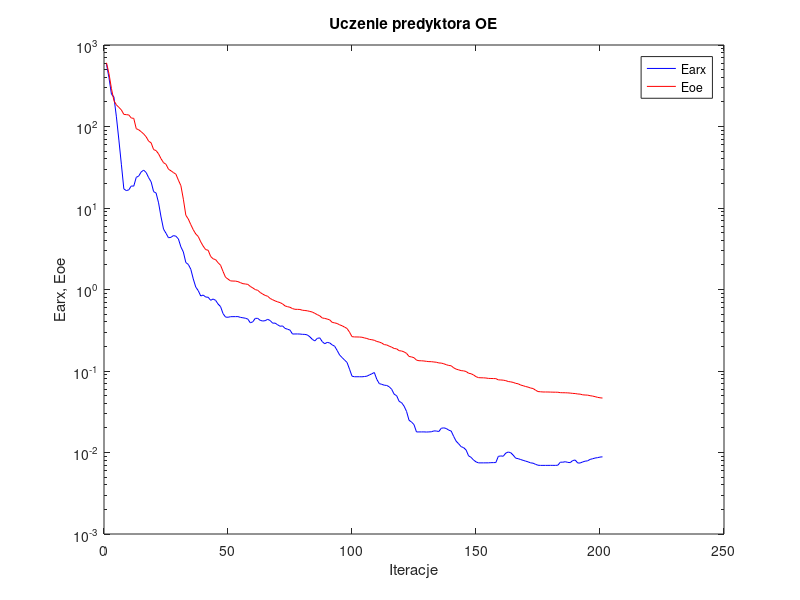
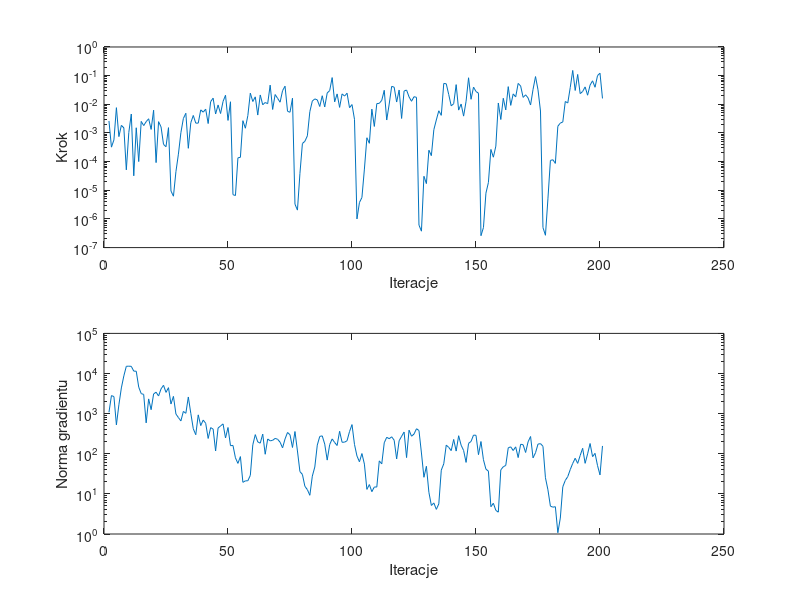

MATLAB code for these plots, in order:
%uczenie predyktora oe
clear all;
n=0; farx(n+1)=5.819426e+002; foe(n+1)=6.052348e+002; wspucz(n+1)=0.000000e+000; ng(n+1)=0.000000e+000;
%odnowa zmiennej metryki
n=1; farx(n+1)=3.979177e+002; foe(n+1)=4.456059e+002; krok(n+1)=2.621411e-003; ng(n+1)=1.079058e+003;
n=2; farx(n+1)=2.494719e+002; foe(n+1)=2.920496e+002; krok(n+1)=3.199854e-004; ng(n+1)=2.818139e+003;
n=3; farx(n+1)=2.298169e+002; foe(n+1)=2.075446e+002; krok(n+1)=5.723719e-004; ng(n+1)=2.661295e+003;
n=4; farx(n+1)=1.313445e+002; foe(n+1)=1.843409e+002; krok(n+1)=7.632150e-003; ng(n+1)=5.243237e+002;
n=5; farx(n+1)=6.818968e+001; foe(n+1)=1.716196e+002; krok(n+1)=7.459007e-004; ng(n+1)=1.660991e+003;
n=6; farx(n+1)=3.443144e+001; foe(n+1)=1.597439e+002; krok(n+1)=1.841613e-003; ng(n+1)=4.378718e+003;
n=7; farx(n+1)=1.715101e+001; foe(n+1)=1.408620e+002; krok(n+1)=1.508794e-003; ng(n+1)=8.738822e+003;
n=8; farx(n+1)=1.635215e+001; foe(n+1)=1.398067e+002; krok(n+1)=5.161420e-005; ng(n+1)=1.514376e+004;
n=9; farx(n+1)=1.670861e+001; foe(n+1)=1.386618e+002; krok(n+1)=1.038427e-003; ng(n+1)=1.522536e+004;
n=10; farx(n+1)=1.863280e+001; foe(n+1)=1.270730e+002; krok(n+1)=4.575114e-003; ng(n+1)=1.511163e+004;
n=11; farx(n+1)=1.855066e+001; foe(n+1)=1.258491e+002; krok(n+1)=3.204087e-005; ng(n+1)=1.147066e+004;
n=12; farx(n+1)=2.378383e+001; foe(n+1)=9.403198e+001; krok(n+1)=1.518185e-003; ng(n+1)=1.141453e+004;
n=13; farx(n+1)=2.467163e+001; foe(n+1)=9.111160e+001; krok(n+1)=1.003955e-004; ng(n+1)=4.578702e+003;
n=14; farx(n+1)=2.771386e+001; foe(n+1)=8.629640e+001; krok(n+1)=2.531421e-003; ng(n+1)=3.159484e+003;
n=15; farx(n+1)=2.914160e+001; foe(n+1)=8.100522e+001; krok(n+1)=1.810600e-003; ng(n+1)=3.010267e+003;
n=16; farx(n+1)=2.725355e+001; foe(n+1)=7.470623e+001; krok(n+1)=2.476767e-003; ng(n+1)=5.892572e+002;
n=17; farx(n+1)=2.355667e+001; foe(n+1)=6.604852e+001; krok(n+1)=3.127663e-003; ng(n+1)=2.328886e+003;
n=18; farx(n+1)=2.096236e+001; foe(n+1)=6.308536e+001; krok(n+1)=1.329544e-003; ng(n+1)=1.255311e+003;
n=19; farx(n+1)=1.588411e+001; foe(n+1)=5.210044e+001; krok(n+1)=6.223487e-003; ng(n+1)=3.095478e+003;
n=20; farx(n+1)=1.526478e+001; foe(n+1)=5.061958e+001; krok(n+1)=9.242591e-005; ng(n+1)=3.423049e+003;
n=21; farx(n+1)=1.157641e+001; foe(n+1)=4.619011e+001; krok(n+1)=2.480280e-003; ng(n+1)=2.749771e+003;
n=22; farx(n+1)=7.758550e+000; foe(n+1)=4.024298e+001; krok(n+1)=1.627799e-003; ng(n+1)=4.141865e+003;
n=23; farx(n+1)=5.512416e+000; foe(n+1)=3.601561e+001; krok(n+1)=3.994081e-004; ng(n+1)=5.088281e+003;
n=24; farx(n+1)=4.895774e+000; foe(n+1)=3.437106e+001; krok(n+1)=3.310624e-004; ng(n+1)=3.384786e+003;
n=25; farx(n+1)=4.313106e+000; foe(n+1)=2.990074e+001; krok(n+1)=1.532691e-003; ng(n+1)=4.441529e+003;
%odnowa zmiennej metryki
n=26; farx(n+1)=4.368420e+000; foe(n+1)=2.861202e+001; krok(n+1)=9.464566e-006; ng(n+1)=1.737437e+003;
n=27; farx(n+1)=4.587049e+000; foe(n+1)=2.721547e+001; krok(n+1)=6.210948e-006; ng(n+1)=2.693862e+003;
n=28; farx(n+1)=4.506486e+000; foe(n+1)=2.597936e+001; krok(n+1)=4.461789e-005; ng(n+1)=9.794701e+002;
n=29; farx(n+1)=4.173233e+000; foe(n+1)=2.194822e+001; krok(n+1)=1.821668e-004; ng(n+1)=7.983541e+002;
n=30; farx(n+1)=3.336330e+000; foe(n+1)=1.879570e+001; krok(n+1)=1.021844e-003; ng(n+1)=6.589625e+002;
n=31; farx(n+1)=2.884050e+000; foe(n+1)=1.282253e+001; krok(n+1)=3.195265e-003; ng(n+1)=1.135018e+003;
n=32; farx(n+1)=2.139562e+000; foe(n+1)=8.142165e+000; krok(n+1)=4.866267e-003; ng(n+1)=1.018799e+003;
n=33; farx(n+1)=2.030800e+000; foe(n+1)=7.317862e+000; krok(n+1)=2.915196e-004; ng(n+1)=2.601949e+003;
n=34; farx(n+1)=1.771786e+000; foe(n+1)=6.250225e+000; krok(n+1)=2.282102e-003; ng(n+1)=1.018686e+003;
n=35; farx(n+1)=1.347052e+000; foe(n+1)=5.406902e+000; krok(n+1)=4.080593e-003; ng(n+1)=4.193329e+002;
n=36; farx(n+1)=1.071056e+000; foe(n+1)=4.800591e+000; krok(n+1)=2.204222e-003; ng(n+1)=2.982626e+002;
n=37; farx(n+1)=9.679083e-001; foe(n+1)=4.470716e+000; krok(n+1)=2.201622e-003; ng(n+1)=9.324047e+002;
n=38; farx(n+1)=8.329155e-001; foe(n+1)=3.845914e+000; krok(n+1)=6.390530e-003; ng(n+1)=5.036138e+002;
n=39; farx(n+1)=8.548774e-001; foe(n+1)=3.403004e+000; krok(n+1)=5.320104e-003; ng(n+1)=6.910273e+002;
n=40; farx(n+1)=8.086925e-001; foe(n+1)=3.086238e+000; krok(n+1)=6.757425e-003; ng(n+1)=5.754257e+002;
n=41; farx(n+1)=8.032282e-001; foe(n+1)=3.032735e+000; krok(n+1)=2.130452e-003; ng(n+1)=2.406308e+002;
n=42; farx(n+1)=7.371682e-001; foe(n+1)=2.545113e+000; krok(n+1)=1.238474e-002; ng(n+1)=4.478609e+002;
n=43; farx(n+1)=7.646582e-001; foe(n+1)=2.380130e+000; krok(n+1)=1.640492e-002; ng(n+1)=4.129061e+002;
n=44; farx(n+1)=7.360000e-001; foe(n+1)=2.325947e+000; krok(n+1)=4.586643e-003; ng(n+1)=1.173343e+002;
n=45; farx(n+1)=6.630656e-001; foe(n+1)=2.130638e+000; krok(n+1)=9.486201e-003; ng(n+1)=4.383091e+002;
n=46; farx(n+1)=6.164544e-001; foe(n+1)=1.984798e+000; krok(n+1)=4.766707e-003; ng(n+1)=4.930722e+002;
n=47; farx(n+1)=5.059633e-001; foe(n+1)=1.664739e+000; krok(n+1)=1.256724e-002; ng(n+1)=5.549744e+002;
n=48; farx(n+1)=4.589421e-001; foe(n+1)=1.412613e+000; krok(n+1)=2.067140e-002; ng(n+1)=2.473121e+002;
n=49; farx(n+1)=4.563661e-001; foe(n+1)=1.342442e+000; krok(n+1)=2.739044e-003; ng(n+1)=4.515533e+002;
n=50; farx(n+1)=4.638368e-001; foe(n+1)=1.275899e+000; krok(n+1)=1.226153e-002; ng(n+1)=1.588083e+002;
%odnowa zmiennej metryki
n=51; farx(n+1)=4.644848e-001; foe(n+1)=1.269740e+000; krok(n+1)=7.018913e-006; ng(n+1)=1.614973e+002;
n=52; farx(n+1)=4.646633e-001; foe(n+1)=1.268245e+000; krok(n+1)=6.569016e-006; ng(n+1)=7.906939e+001;
n=53; farx(n+1)=4.651117e-001; foe(n+1)=1.249411e+000; krok(n+1)=1.354575e-004; ng(n+1)=5.752616e+001;
n=54; farx(n+1)=4.552055e-001; foe(n+1)=1.214595e+000; krok(n+1)=1.412779e-004; ng(n+1)=8.503713e+001;
n=55; farx(n+1)=4.497600e-001; foe(n+1)=1.179200e+000; krok(n+1)=2.684169e-003; ng(n+1)=1.941197e+001;
n=56; farx(n+1)=4.444013e-001; foe(n+1)=1.168814e+000; krok(n+1)=1.463096e-003; ng(n+1)=2.109115e+001;
n=57; farx(n+1)=4.329009e-001; foe(n+1)=1.155513e+000; krok(n+1)=4.054148e-003; ng(n+1)=2.127027e+001;
n=58; farx(n+1)=3.899594e-001; foe(n+1)=1.090465e+000; krok(n+1)=2.452306e-002; ng(n+1)=2.888680e+001;
n=59; farx(n+1)=4.018590e-001; foe(n+1)=1.045132e+000; krok(n+1)=1.251384e-002; ng(n+1)=1.670691e+002;
n=60; farx(n+1)=4.426641e-001; foe(n+1)=9.978585e-001; krok(n+1)=1.819302e-002; ng(n+1)=3.000264e+002;
n=61; farx(n+1)=4.424791e-001; foe(n+1)=9.765559e-001; krok(n+1)=4.213325e-003; ng(n+1)=1.971862e+002;
n=62; farx(n+1)=4.181643e-001; foe(n+1)=9.192972e-001; krok(n+1)=2.117616e-002; ng(n+1)=1.838494e+002;
n=63; farx(n+1)=4.105925e-001; foe(n+1)=8.777533e-001; krok(n+1)=9.630946e-003; ng(n+1)=3.091243e+002;
n=64; farx(n+1)=4.147122e-001; foe(n+1)=8.463328e-001; krok(n+1)=1.153579e-002; ng(n+1)=9.720563e+001;
n=65; farx(n+1)=4.304714e-001; foe(n+1)=8.259342e-001; krok(n+1)=1.053841e-002; ng(n+1)=2.337757e+002;
n=66; farx(n+1)=4.162495e-001; foe(n+1)=7.764565e-001; krok(n+1)=4.663645e-002; ng(n+1)=2.097959e+002;
n=67; farx(n+1)=3.864787e-001; foe(n+1)=7.489482e-001; krok(n+1)=6.606617e-003; ng(n+1)=2.161568e+002;
n=68; farx(n+1)=3.870004e-001; foe(n+1)=7.247120e-001; krok(n+1)=2.191235e-002; ng(n+1)=2.413535e+002;
n=69; farx(n+1)=3.692946e-001; foe(n+1)=7.054437e-001; krok(n+1)=1.615204e-002; ng(n+1)=2.299496e+002;
n=70; farx(n+1)=3.539106e-001; foe(n+1)=6.904528e-001; krok(n+1)=1.183106e-002; ng(n+1)=1.940827e+002;
n=71; farx(n+1)=3.574881e-001; foe(n+1)=6.657273e-001; krok(n+1)=3.002384e-002; ng(n+1)=1.403062e+002;
n=72; farx(n+1)=3.332503e-001; foe(n+1)=6.289623e-001; krok(n+1)=4.285764e-002; ng(n+1)=2.340546e+002;
n=73; farx(n+1)=3.257448e-001; foe(n+1)=6.154197e-001; krok(n+1)=5.711090e-003; ng(n+1)=3.391621e+002;
n=74; farx(n+1)=3.174822e-001; foe(n+1)=6.050463e-001; krok(n+1)=5.274350e-003; ng(n+1)=2.980584e+002;
n=75; farx(n+1)=2.842904e-001; foe(n+1)=5.832137e-001; krok(n+1)=1.632237e-002; ng(n+1)=1.433550e+002;
%odnowa zmiennej metryki
n=76; farx(n+1)=2.847793e-001; foe(n+1)=5.716111e-001; krok(n+1)=3.280401e-006; ng(n+1)=3.582204e+002;
n=77; farx(n+1)=2.848710e-001; foe(n+1)=5.707311e-001; krok(n+1)=2.032312e-006; ng(n+1)=1.172727e+002;
n=78; farx(n+1)=2.841344e-001; foe(n+1)=5.689218e-001; krok(n+1)=3.828947e-005; ng(n+1)=3.595341e+001;
n=79; farx(n+1)=2.819213e-001; foe(n+1)=5.567640e-001; krok(n+1)=4.283785e-004; ng(n+1)=3.059221e+001;
n=80; farx(n+1)=2.813109e-001; foe(n+1)=5.525896e-001; krok(n+1)=5.113081e-004; ng(n+1)=1.544110e+001;
n=81; farx(n+1)=2.770569e-001; foe(n+1)=5.477105e-001; krok(n+1)=7.941269e-004; ng(n+1)=1.275184e+001;
n=82; farx(n+1)=2.628025e-001; foe(n+1)=5.382652e-001; krok(n+1)=5.557598e-003; ng(n+1)=9.217062e+000;
n=83; farx(n+1)=2.445785e-001; foe(n+1)=5.288486e-001; krok(n+1)=1.296098e-002; ng(n+1)=2.769458e+001;
n=84; farx(n+1)=2.339328e-001; foe(n+1)=5.101544e-001; krok(n+1)=1.540176e-002; ng(n+1)=4.674036e+001;
n=85; farx(n+1)=2.513119e-001; foe(n+1)=4.916285e-001; krok(n+1)=1.428969e-002; ng(n+1)=1.643278e+002;
n=86; farx(n+1)=2.552803e-001; foe(n+1)=4.756617e-001; krok(n+1)=8.378898e-003; ng(n+1)=2.706392e+002;
n=87; farx(n+1)=2.294573e-001; foe(n+1)=4.473089e-001; krok(n+1)=1.989989e-002; ng(n+1)=2.790692e+002;
n=88; farx(n+1)=2.160570e-001; foe(n+1)=4.420568e-001; krok(n+1)=8.073226e-003; ng(n+1)=1.740743e+002;
n=89; farx(n+1)=2.244531e-001; foe(n+1)=4.339237e-001; krok(n+1)=2.476948e-002; ng(n+1)=6.949628e+001;
n=90; farx(n+1)=2.211066e-001; foe(n+1)=4.242162e-001; krok(n+1)=3.012318e-002; ng(n+1)=1.693000e+002;
n=91; farx(n+1)=2.094021e-001; foe(n+1)=3.952168e-001; krok(n+1)=8.554146e-002; ng(n+1)=2.345882e+002;
n=92; farx(n+1)=2.014632e-001; foe(n+1)=3.896259e-001; krok(n+1)=1.214360e-002; ng(n+1)=1.906630e+002;
n=93; farx(n+1)=1.790113e-001; foe(n+1)=3.827394e-001; krok(n+1)=2.307159e-002; ng(n+1)=1.606280e+002;
n=94; farx(n+1)=1.573303e-001; foe(n+1)=3.688772e-001; krok(n+1)=7.799544e-003; ng(n+1)=3.633852e+002;
n=95; farx(n+1)=1.462832e-001; foe(n+1)=3.590658e-001; krok(n+1)=2.307159e-002; ng(n+1)=1.932245e+002;
n=96; farx(n+1)=1.364445e-001; foe(n+1)=3.456767e-001; krok(n+1)=1.938343e-002; ng(n+1)=1.946091e+002;
n=97; farx(n+1)=1.273675e-001; foe(n+1)=3.324698e-001; krok(n+1)=2.439969e-002; ng(n+1)=2.108668e+002;
n=98; farx(n+1)=1.053269e-001; foe(n+1)=2.995114e-001; krok(n+1)=7.626318e-003; ng(n+1)=3.574119e+002;
n=99; farx(n+1)=8.643194e-002; foe(n+1)=2.638490e-001; krok(n+1)=9.793864e-003; ng(n+1)=5.331752e+002;
n=100; farx(n+1)=8.501665e-002; foe(n+1)=2.618846e-001; krok(n+1)=2.999882e-003; ng(n+1)=1.708492e+002;
%odnowa zmiennej metryki
n=101; farx(n+1)=8.502937e-002; foe(n+1)=2.616130e-001; krok(n+1)=1.001277e-006; ng(n+1)=8.793466e+001;
n=102; farx(n+1)=8.504528e-002; foe(n+1)=2.611381e-001; krok(n+1)=3.735878e-006; ng(n+1)=6.314167e+001;
n=103; farx(n+1)=8.490878e-002; foe(n+1)=2.595729e-001; krok(n+1)=5.597181e-006; ng(n+1)=1.012256e+002;
n=104; farx(n+1)=8.555948e-002; foe(n+1)=2.547219e-001; krok(n+1)=5.493831e-005; ng(n+1)=5.520459e+001;
n=105; farx(n+1)=8.641223e-002; foe(n+1)=2.506253e-001; krok(n+1)=6.807228e-004; ng(n+1)=1.293820e+001;
n=106; farx(n+1)=8.943124e-002; foe(n+1)=2.443767e-001; krok(n+1)=4.356528e-004; ng(n+1)=1.706699e+001;
n=107; farx(n+1)=9.247127e-002; foe(n+1)=2.419705e-001; krok(n+1)=6.776891e-003; ng(n+1)=1.135039e+001;
n=108; farx(n+1)=9.583463e-002; foe(n+1)=2.381794e-001; krok(n+1)=1.688016e-003; ng(n+1)=1.488015e+001;
n=109; farx(n+1)=7.897985e-002; foe(n+1)=2.302310e-001; krok(n+1)=1.056599e-002; ng(n+1)=1.479978e+001;
n=110; farx(n+1)=7.003590e-002; foe(n+1)=2.266969e-001; krok(n+1)=1.080144e-002; ng(n+1)=6.640131e+001;
n=111; farx(n+1)=6.861861e-002; foe(n+1)=2.201532e-001; krok(n+1)=1.378623e-002; ng(n+1)=5.610764e+001;
n=112; farx(n+1)=6.699765e-002; foe(n+1)=2.107338e-001; krok(n+1)=3.081734e-002; ng(n+1)=1.876279e+002;
n=113; farx(n+1)=6.649759e-002; foe(n+1)=2.087525e-001; krok(n+1)=2.827577e-003; ng(n+1)=2.576822e+002;
n=114; farx(n+1)=6.404086e-002; foe(n+1)=2.018110e-001; krok(n+1)=1.021537e-002; ng(n+1)=2.367437e+002;
n=115; farx(n+1)=5.961737e-002; foe(n+1)=1.961066e-001; krok(n+1)=4.235232e-002; ng(n+1)=2.647552e+002;
n=116; farx(n+1)=5.189243e-002; foe(n+1)=1.889602e-001; krok(n+1)=3.961637e-002; ng(n+1)=2.175375e+002;
n=117; farx(n+1)=4.979087e-002; foe(n+1)=1.870007e-001; krok(n+1)=1.199493e-002; ng(n+1)=7.429472e+001;
n=118; farx(n+1)=4.241743e-002; foe(n+1)=1.775993e-001; krok(n+1)=3.153432e-002; ng(n+1)=2.109014e+002;
n=119; farx(n+1)=4.088814e-002; foe(n+1)=1.759826e-001; krok(n+1)=3.204735e-003; ng(n+1)=2.722763e+002;
n=120; farx(n+1)=3.704484e-002; foe(n+1)=1.715502e-001; krok(n+1)=2.896961e-002; ng(n+1)=3.484405e+002;
n=121; farx(n+1)=3.187849e-002; foe(n+1)=1.644875e-001; krok(n+1)=3.150760e-002; ng(n+1)=8.028304e+001;
n=122; farx(n+1)=2.485370e-002; foe(n+1)=1.508040e-001; krok(n+1)=1.816570e-002; ng(n+1)=3.867395e+002;
n=123; farx(n+1)=2.366092e-002; foe(n+1)=1.488637e-001; krok(n+1)=1.274938e-002; ng(n+1)=2.738148e+002;
n=124; farx(n+1)=2.197741e-002; foe(n+1)=1.455672e-001; krok(n+1)=1.842177e-002; ng(n+1)=3.094275e+002;
n=125; farx(n+1)=1.786898e-002; foe(n+1)=1.360376e-001; krok(n+1)=1.748904e-002; ng(n+1)=4.202626e+002;
%odnowa zmiennej metryki
n=126; farx(n+1)=1.788570e-002; foe(n+1)=1.336689e-001; krok(n+1)=6.107947e-007; ng(n+1)=3.797776e+002;
n=127; farx(n+1)=1.788687e-002; foe(n+1)=1.335148e-001; krok(n+1)=3.739049e-007; ng(n+1)=1.045015e+002;
n=128; farx(n+1)=1.790246e-002; foe(n+1)=1.327054e-001; krok(n+1)=3.076170e-005; ng(n+1)=2.592678e+001;
n=129; farx(n+1)=1.782908e-002; foe(n+1)=1.314411e-001; krok(n+1)=1.709205e-005; ng(n+1)=4.875824e+001;
n=130; farx(n+1)=1.789496e-002; foe(n+1)=1.303541e-001; krok(n+1)=2.494331e-004; ng(n+1)=1.096755e+001;
n=131; farx(n+1)=1.796156e-002; foe(n+1)=1.301732e-001; krok(n+1)=1.616409e-004; ng(n+1)=5.138017e+000;
n=132; farx(n+1)=1.840521e-002; foe(n+1)=1.289902e-001; krok(n+1)=1.300439e-003; ng(n+1)=5.946494e+000;
n=133; farx(n+1)=1.835610e-002; foe(n+1)=1.280948e-001; krok(n+1)=2.840497e-003; ng(n+1)=4.111529e+000;
n=134; farx(n+1)=1.808692e-002; foe(n+1)=1.256064e-001; krok(n+1)=5.945944e-003; ng(n+1)=5.627192e+000;
n=135; farx(n+1)=1.984059e-002; foe(n+1)=1.250373e-001; krok(n+1)=4.118564e-003; ng(n+1)=3.905194e+001;
n=136; farx(n+1)=2.006263e-002; foe(n+1)=1.226768e-001; krok(n+1)=5.335388e-002; ng(n+1)=5.614234e+001;
n=137; farx(n+1)=1.970932e-002; foe(n+1)=1.196067e-001; krok(n+1)=5.205007e-002; ng(n+1)=1.640062e+002;
n=138; farx(n+1)=1.881311e-002; foe(n+1)=1.169606e-001; krok(n+1)=2.191235e-002; ng(n+1)=1.443390e+002;
n=139; farx(n+1)=1.833380e-002; foe(n+1)=1.159172e-001; krok(n+1)=8.855578e-003; ng(n+1)=1.198231e+002;
n=140; farx(n+1)=1.573681e-002; foe(n+1)=1.094181e-001; krok(n+1)=1.046652e-002; ng(n+1)=2.274199e+002;
n=141; farx(n+1)=1.375698e-002; foe(n+1)=1.054106e-001; krok(n+1)=4.858193e-002; ng(n+1)=1.165549e+002;
n=142; farx(n+1)=1.279200e-002; foe(n+1)=1.033012e-001; krok(n+1)=6.271232e-003; ng(n+1)=2.814780e+002;
n=143; farx(n+1)=1.179707e-002; foe(n+1)=1.010518e-001; krok(n+1)=1.021537e-002; ng(n+1)=1.633772e+002;
n=144; farx(n+1)=1.147925e-002; foe(n+1)=1.004033e-001; krok(n+1)=3.870416e-003; ng(n+1)=1.208342e+002;
n=145; farx(n+1)=1.074516e-002; foe(n+1)=9.861261e-002; krok(n+1)=1.278285e-002; ng(n+1)=6.090802e+001;
n=146; farx(n+1)=9.103870e-003; foe(n+1)=9.390000e-002; krok(n+1)=8.430727e-002; ng(n+1)=1.813826e+002;
n=147; farx(n+1)=8.725092e-003; foe(n+1)=9.254933e-002; krok(n+1)=1.495979e-002; ng(n+1)=2.027259e+002;
n=148; farx(n+1)=8.095006e-003; foe(n+1)=8.949118e-002; krok(n+1)=3.979978e-002; ng(n+1)=2.917667e+002;
n=149; farx(n+1)=7.679272e-003; foe(n+1)=8.524517e-002; krok(n+1)=2.788482e-002; ng(n+1)=2.881390e+002;
n=150; farx(n+1)=7.461975e-003; foe(n+1)=8.292257e-002; krok(n+1)=2.440235e-002; ng(n+1)=9.489872e+001;
%odnowa zmiennej metryki
n=151; farx(n+1)=7.461579e-003; foe(n+1)=8.257278e-002; krok(n+1)=2.600650e-007; ng(n+1)=2.019052e+002;
n=152; farx(n+1)=7.462915e-003; foe(n+1)=8.247921e-002; krok(n+1)=4.989471e-007; ng(n+1)=7.101700e+001;
n=153; farx(n+1)=7.466205e-003; foe(n+1)=8.203282e-002; krok(n+1)=7.909320e-006; ng(n+1)=4.128807e+001;
n=154; farx(n+1)=7.467724e-003; foe(n+1)=8.116550e-002; krok(n+1)=1.868136e-005; ng(n+1)=3.695538e+001;
n=155; farx(n+1)=7.502571e-003; foe(n+1)=8.094438e-002; krok(n+1)=2.666895e-004; ng(n+1)=4.786447e+000;
n=156; farx(n+1)=7.514626e-003; foe(n+1)=8.079560e-002; krok(n+1)=1.426314e-004; ng(n+1)=5.842824e+000;
n=157; farx(n+1)=7.530661e-003; foe(n+1)=8.064228e-002; krok(n+1)=3.467612e-004; ng(n+1)=3.881466e+000;
n=158; farx(n+1)=8.970773e-003; foe(n+1)=7.783225e-002; krok(n+1)=1.109636e-002; ng(n+1)=3.504381e+000;
n=159; farx(n+1)=9.074547e-003; foe(n+1)=7.764018e-002; krok(n+1)=2.947309e-003; ng(n+1)=3.969009e+001;
n=160; farx(n+1)=9.003658e-003; foe(n+1)=7.718175e-002; krok(n+1)=1.626130e-002; ng(n+1)=4.749670e+001;
n=161; farx(n+1)=9.833948e-003; foe(n+1)=7.615598e-002; krok(n+1)=6.371455e-003; ng(n+1)=5.118673e+001;
n=162; farx(n+1)=1.013605e-002; foe(n+1)=7.429261e-002; krok(n+1)=4.134280e-002; ng(n+1)=1.408685e+002;
n=163; farx(n+1)=9.947043e-003; foe(n+1)=7.356137e-002; krok(n+1)=9.175071e-003; ng(n+1)=1.485572e+002;
n=164; farx(n+1)=9.277369e-003; foe(n+1)=7.244703e-002; krok(n+1)=2.307159e-002; ng(n+1)=1.203526e+002;
n=165; farx(n+1)=8.521272e-003; foe(n+1)=7.055363e-002; krok(n+1)=1.809047e-002; ng(n+1)=1.486309e+002;
n=166; farx(n+1)=8.401546e-003; foe(n+1)=6.968946e-002; krok(n+1)=5.359529e-002; ng(n+1)=8.027696e+001;
n=167; farx(n+1)=8.197610e-003; foe(n+1)=6.727506e-002; krok(n+1)=4.346837e-002; ng(n+1)=1.726466e+002;
n=168; farx(n+1)=8.013123e-003; foe(n+1)=6.602018e-002; krok(n+1)=1.740861e-002; ng(n+1)=1.677576e+002;
n=169; farx(n+1)=7.840051e-003; foe(n+1)=6.449355e-002; krok(n+1)=2.142882e-002; ng(n+1)=1.075920e+002;
n=170; farx(n+1)=7.680078e-003; foe(n+1)=6.346613e-002; krok(n+1)=1.669364e-002; ng(n+1)=1.984080e+002;
n=171; farx(n+1)=7.465132e-003; foe(n+1)=6.182781e-002; krok(n+1)=9.447410e-003; ng(n+1)=2.692147e+002;
n=172; farx(n+1)=7.399723e-003; foe(n+1)=6.098384e-002; krok(n+1)=3.320390e-002; ng(n+1)=7.908359e+001;
n=173; farx(n+1)=7.158567e-003; foe(n+1)=5.822491e-002; krok(n+1)=9.282613e-002; ng(n+1)=1.062768e+002;
n=174; farx(n+1)=6.981879e-003; foe(n+1)=5.594008e-002; krok(n+1)=3.209254e-002; ng(n+1)=1.739561e+002;
n=175; farx(n+1)=6.948481e-003; foe(n+1)=5.562419e-002; krok(n+1)=5.829556e-003; ng(n+1)=1.787555e+002;
%odnowa zmiennej metryki
n=176; farx(n+1)=6.949645e-003; foe(n+1)=5.528350e-002; krok(n+1)=5.000813e-007; ng(n+1)=1.534931e+002;
n=177; farx(n+1)=6.949821e-003; foe(n+1)=5.527784e-002; krok(n+1)=2.690701e-007; ng(n+1)=2.520351e+001;
n=178; farx(n+1)=6.950890e-003; foe(n+1)=5.525079e-002; krok(n+1)=5.017758e-006; ng(n+1)=1.265543e+001;
n=179; farx(n+1)=6.955958e-003; foe(n+1)=5.512300e-002; krok(n+1)=1.098766e-004; ng(n+1)=4.947394e+000;
n=180; farx(n+1)=6.955522e-003; foe(n+1)=5.499779e-002; krok(n+1)=1.164634e-004; ng(n+1)=4.665971e+000;
n=181; farx(n+1)=6.950211e-003; foe(n+1)=5.493745e-002; krok(n+1)=8.683747e-005; ng(n+1)=4.788095e+000;
n=182; farx(n+1)=6.981389e-003; foe(n+1)=5.488328e-002; krok(n+1)=1.718805e-003; ng(n+1)=1.077535e+000;
n=183; farx(n+1)=7.608387e-003; foe(n+1)=5.423752e-002; krok(n+1)=2.209886e-003; ng(n+1)=2.501348e+000;
n=184; farx(n+1)=7.600895e-003; foe(n+1)=5.413240e-002; krok(n+1)=2.424720e-003; ng(n+1)=1.505877e+001;
n=185; farx(n+1)=7.711034e-003; foe(n+1)=5.406813e-002; krok(n+1)=1.254246e-002; ng(n+1)=2.165122e+001;
n=186; farx(n+1)=7.563722e-003; foe(n+1)=5.390340e-002; krok(n+1)=1.109636e-002; ng(n+1)=2.695173e+001;
n=187; farx(n+1)=7.516618e-003; foe(n+1)=5.359211e-002; krok(n+1)=3.844828e-002; ng(n+1)=4.029961e+001;
n=188; farx(n+1)=7.967298e-003; foe(n+1)=5.313746e-002; krok(n+1)=1.519256e-001; ng(n+1)=5.757707e+001;
n=189; farx(n+1)=8.085173e-003; foe(n+1)=5.288999e-002; krok(n+1)=3.037029e-002; ng(n+1)=7.717038e+001;
n=190; farx(n+1)=7.438837e-003; foe(n+1)=5.225443e-002; krok(n+1)=1.101515e-001; ng(n+1)=5.756014e+001;
n=191; farx(n+1)=7.428638e-003; foe(n+1)=5.202449e-002; krok(n+1)=2.357847e-002; ng(n+1)=9.033820e+001;
n=192; farx(n+1)=7.657041e-003; foe(n+1)=5.104637e-002; krok(n+1)=2.799347e-002; ng(n+1)=1.369099e+002;
n=193; farx(n+1)=7.828328e-003; foe(n+1)=5.074823e-002; krok(n+1)=4.048730e-002; ng(n+1)=5.776376e+001;
n=194; farx(n+1)=7.900696e-003; foe(n+1)=5.058127e-002; krok(n+1)=2.074719e-002; ng(n+1)=9.934425e+001;
n=195; farx(n+1)=8.228982e-003; foe(n+1)=4.979703e-002; krok(n+1)=4.686838e-002; ng(n+1)=1.801621e+002;
n=196; farx(n+1)=8.379983e-003; foe(n+1)=4.924643e-002; krok(n+1)=6.601690e-002; ng(n+1)=8.479271e+001;
n=197; farx(n+1)=8.552294e-003; foe(n+1)=4.845775e-002; krok(n+1)=3.931721e-002; ng(n+1)=1.023599e+002;
n=198; farx(n+1)=8.642386e-003; foe(n+1)=4.754041e-002; krok(n+1)=1.003991e-001; ng(n+1)=5.072980e+001;
n=199; farx(n+1)=8.786951e-003; foe(n+1)=4.693212e-002; krok(n+1)=1.213694e-001; ng(n+1)=2.969966e+001;
n=200; farx(n+1)=8.850134e-003; foe(n+1)=4.656849e-002; krok(n+1)=1.601914e-002; ng(n+1)=1.565547e+002;

figure; semilogy(farx,'b'); hold on; semilogy(foe,'r'); xlabel('Iteracje'); ylabel('Earx, Eoe'); legend('Earx','Eoe'); title('Uczenie predyktora OE');
figure; subplot(2,1,1); semilogy(krok); xlabel('Iteracje'); ylabel('Krok');
subplot(2,1,2); semilogy(ng); xlabel('Iteracje'); ylabel('Norma gradientu');
Earx=farx(n+1)
Eoe=foe(n+1)
